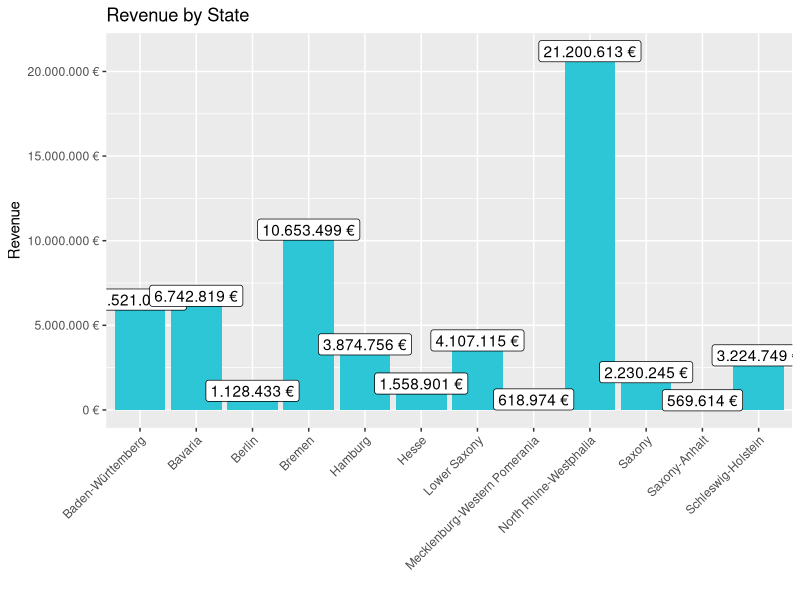
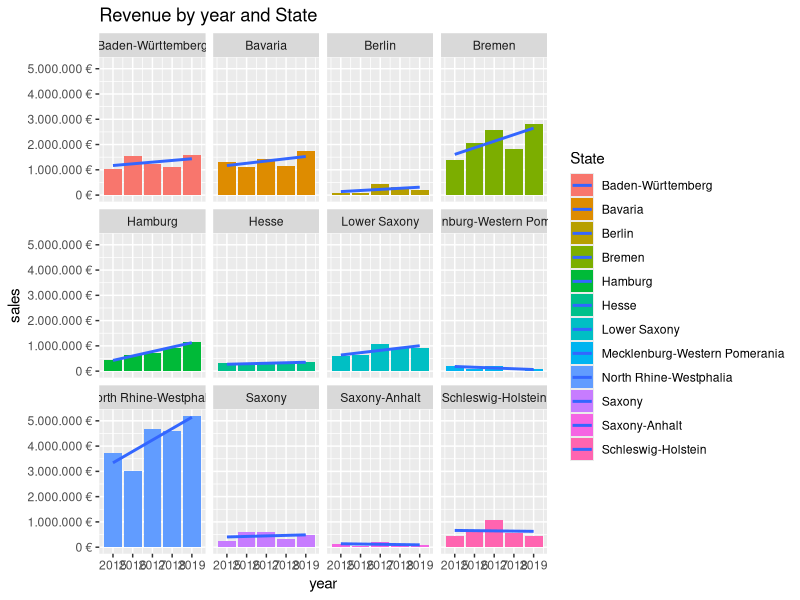

Source code (R) for these figures, in order:
## ---- chunk 1

library(lubridate)
library(tidyverse)
library(readxl)

bike_orderlines_wrangled_tbl <- read_excel("IntroTidyVerse/00_data/02_wrangled_data/bike_orderlines.xlsx")
## ---- chunk 2

#1: Analyse sales by location with bar plot


bike_orderlines_wrangled_tbl <- bike_orderlines_wrangled_tbl %>%
  # Separate location into city and state
  separate(col    = location,
           into   = c("city", "state"),
           sep    = ", ")

sales_by_state_tbl <- bike_orderlines_wrangled_tbl %>%
  
  #select columns
  select(total_price, state) %>%
  
  
  #group by year & summarise sales
  
  group_by(state)%>%
  summarise(sales = sum(total_price)) %>%
  
  mutate(sales_text = scales::dollar(sales, big.mark = ".", 
                                     decimal.mark = ",", 
                                     prefix = "", 
                                     suffix = " €"))
sales_by_state_tbl
## ---- chunk 3

# Step 2 - Visualize

sales_by_state_tbl %>%
  
  ggplot(aes(x=state,y=sales)) +
  
  geom_col(fill="#2DC6D6")+
  geom_label(aes(label = sales_text))+
  geom_smooth(method="lm",se=FALSE)+
  
  scale_y_continuous(labels = scales::dollar_format(big.mark = ".", 
                                                    decimal.mark = ",", 
                                                    prefix = "", 
                                                    suffix = " €")) +
  labs(
    title    = "Revenue by State",
    x = "", # Override defaults for x and y
    y = "Revenue"
  )+
  
   theme(axis.text.x = element_text(angle = 45, hjust = 1))

## ---- chunk 4


  #Step 1: Manipulate

sales_by_year_state_tbl <- bike_orderlines_wrangled_tbl %>%
  
  select(order_date, total_price, state) %>%
  mutate(year = year(order_date)) %>%
  
  group_by(year,state) %>%
  summarise(sales = sum(total_price)) %>%
  ungroup() %>%
  
  mutate(sales_text = scales::dollar(sales,big.mark = ".",
                                     decimal.mark = ",",
                                     prefix = "",
                                     suffix = " €"))

sales_by_year_state_tbl

## ---- chunk 5
# Step 2: Visualise


sales_by_year_state_tbl %>%
  
  # Set up x, y, fill
  ggplot(aes(x = year, y = sales, fill = state)) +
  
  # Geometries
  geom_col() + # Run up to here to get a stacked bar plot
  
  geom_smooth(method = "lm", se = FALSE) + # Adding a trendline
  
  # Facet
  facet_wrap(~ state) +
  
  # Formatting
  scale_y_continuous(labels = scales::dollar_format(big.mark = ".", 
                                                    decimal.mark = ",", 
                                                    prefix = "", 
                                                    suffix = " €")) +
  labs(
    title = "Revenue by year and State",
    fill = "State" # Changes the legend name
  )


